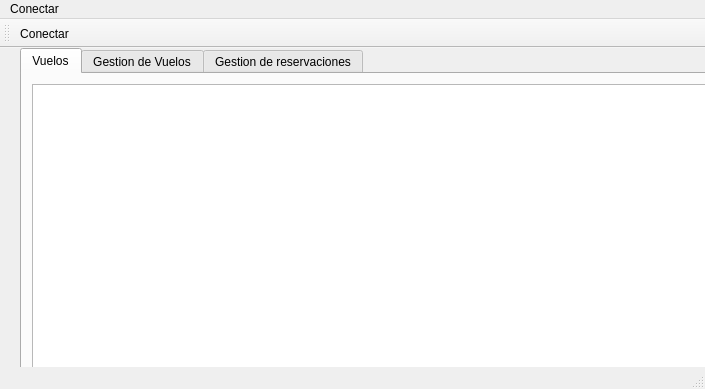
<?xml version="1.0" encoding="UTF-8"?>
<ui version="4.0">
 <class>MainWindow</class>
 <widget class="QMainWindow" name="MainWindow">
  <property name="geometry">
   <rect>
    <x>0</x>
    <y>0</y>
    <width>705</width>
    <height>389</height>
   </rect>
  </property>
  <property name="windowTitle">
   <string>MainWindow</string>
  </property>
  <widget class="QWidget" name="centralWidget">
   <widget class="QTabWidget" name="tabWidget">
    <property name="geometry">
     <rect>
      <x>20</x>
      <y>0</y>
      <width>691</width>
      <height>341</height>
     </rect>
    </property>
    <property name="currentIndex">
     <number>0</number>
    </property>
    <widget class="QWidget" name="tab">
     <attribute name="title">
      <string>Vuelos</string>
     </attribute>
     <widget class="QTableView" name="tableView">
      <property name="geometry">
       <rect>
        <x>10</x>
        <y>10</y>
        <width>681</width>
        <height>341</height>
       </rect>
      </property>
     </widget>
    </widget>
    <widget class="QWidget" name="tab_3">
     <attribute name="title">
      <string>Gestion de Vuelos</string>
     </attribute>
     <widget class="Line" name="line">
      <property name="geometry">
       <rect>
        <x>400</x>
        <y>0</y>
        <width>21</width>
        <height>331</height>
       </rect>
      </property>
      <property name="orientation">
       <enum>Qt::Vertical</enum>
      </property>
     </widget>
     <widget class="QPushButton" name="pushButton">
      <property name="geometry">
       <rect>
        <x>490</x>
        <y>50</y>
        <width>91</width>
        <height>23</height>
       </rect>
      </property>
      <property name="text">
       <string>Agregar Vuelo</string>
      </property>
     </widget>
     <widget class="QPushButton" name="pushButton_2">
      <property name="geometry">
       <rect>
        <x>490</x>
        <y>100</y>
        <width>91</width>
        <height>23</height>
       </rect>
      </property>
      <property name="text">
       <string>Eliminar Vuelo</string>
      </property>
     </widget>
     <widget class="QPushButton" name="pushButton_3">
      <property name="geometry">
       <rect>
        <x>490</x>
        <y>160</y>
        <width>91</width>
        <height>23</height>
       </rect>
      </property>
      <property name="text">
       <string>Modificar Vuelo</string>
      </property>
     </widget>
     <widget class="QWidget" name="layoutWidget">
      <property name="geometry">
       <rect>
        <x>20</x>
        <y>50</y>
        <width>201</width>
        <height>178</height>
       </rect>
      </property>
      <layout class="QVBoxLayout" name="verticalLayout">
       <item>
        <widget class="QLineEdit" name="lineEdit">
         <property name="placeholderText">
          <string>Introduzca No de Vuelo</string>
         </property>
        </widget>
       </item>
       <item>
        <widget class="QLineEdit" name="lineEdit_2">
         <property name="placeholderText">
          <string>Introduzca Destino</string>
         </property>
        </widget>
       </item>
       <item>
        <widget class="QLineEdit" name="lineEdit_3">
         <property name="placeholderText">
          <string>Introduzca Fecha de Salida</string>
         </property>
        </widget>
       </item>
       <item>
        <widget class="QLineEdit" name="lineEdit_4">
         <property name="placeholderText">
          <string>Introduzca Hora de Salida</string>
         </property>
        </widget>
       </item>
       <item>
        <widget class="QLineEdit" name="lineEdit_5">
         <property name="placeholderText">
          <string>Introduzca Hora de LLegada</string>
         </property>
        </widget>
       </item>
       <item>
        <widget class="QLineEdit" name="lineEdit_6">
         <property name="placeholderText">
          <string>Introduzca Capacidades</string>
         </property>
        </widget>
       </item>
       <item>
        <widget class="QLineEdit" name="lineEdit_7">
         <property name="placeholderText">
          <string>Introduzca Aereolinea</string>
         </property>
        </widget>
       </item>
      </layout>
     </widget>
     <widget class="QPushButton" name="pushButton_5">
      <property name="geometry">
       <rect>
        <x>494</x>
        <y>210</y>
        <width>91</width>
        <height>23</height>
       </rect>
      </property>
      <property name="text">
       <string>Conectar</string>
      </property>
     </widget>
    </widget>
    <widget class="QWidget" name="tab_2">
     <attribute name="title">
      <string>Gestion de reservaciones</string>
     </attribute>
     <widget class="QTableView" name="tableView_2">
      <property name="geometry">
       <rect>
        <x>10</x>
        <y>10</y>
        <width>671</width>
        <height>351</height>
       </rect>
      </property>
     </widget>
    </widget>
   </widget>
  </widget>
  <widget class="QMenuBar" name="menuBar">
   <property name="geometry">
    <rect>
     <x>0</x>
     <y>0</y>
     <width>705</width>
     <height>21</height>
    </rect>
   </property>
   <widget class="QMenu" name="menuConectar">
    <property name="title">
     <string>Conectar</string>
    </property>
    <addaction name="actionConectar"/>
   </widget>
   <addaction name="menuConectar"/>
  </widget>
  <widget class="QToolBar" name="mainToolBar">
   <attribute name="toolBarArea">
    <enum>TopToolBarArea</enum>
   </attribute>
   <attribute name="toolBarBreak">
    <bool>false</bool>
   </attribute>
   <addaction name="actionConectar"/>
  </widget>
  <widget class="QStatusBar" name="statusBar"/>
  <action name="actionConectar">
   <property name="text">
    <string>Conectar</string>
   </property>
  </action>
 </widget>
 <layoutdefault spacing="6" margin="11"/>
 <resources/>
 <connections/>
</ui>
